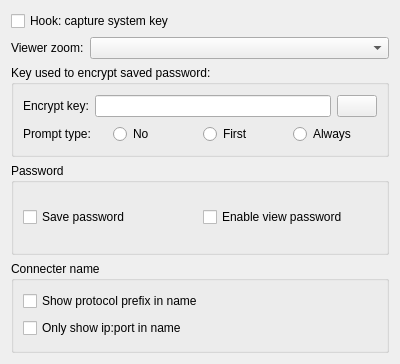
<?xml version="1.0" encoding="UTF-8"?>
<ui version="4.0">
 <class>CFrmParameterClient</class>
 <widget class="QWidget" name="CFrmParameterClient">
  <property name="geometry">
   <rect>
    <x>0</x>
    <y>0</y>
    <width>400</width>
    <height>364</height>
   </rect>
  </property>
  <property name="windowTitle">
   <string>Client</string>
  </property>
  <layout class="QGridLayout" name="gridLayout">
   <item row="0" column="0">
    <widget class="QCheckBox" name="cbHookKeyboard">
     <property name="text">
      <string>Hook: capture system key</string>
     </property>
    </widget>
   </item>
   <item row="1" column="0">
    <layout class="QHBoxLayout" name="horizontalLayout">
     <item>
      <widget class="QLabel" name="label">
       <property name="sizePolicy">
        <sizepolicy hsizetype="Preferred" vsizetype="Preferred">
         <horstretch>0</horstretch>
         <verstretch>0</verstretch>
        </sizepolicy>
       </property>
       <property name="text">
        <string>Viewer zoom:</string>
       </property>
      </widget>
     </item>
     <item>
      <widget class="QComboBox" name="cbViewZoom">
       <property name="sizePolicy">
        <sizepolicy hsizetype="Expanding" vsizetype="Fixed">
         <horstretch>0</horstretch>
         <verstretch>0</verstretch>
        </sizepolicy>
       </property>
      </widget>
     </item>
    </layout>
   </item>
   <item row="2" column="0">
    <widget class="QGroupBox" name="groupBox_3">
     <property name="title">
      <string>Key used to encrypt saved password:</string>
     </property>
     <layout class="QGridLayout" name="gridLayout_2">
      <item row="0" column="0">
       <layout class="QHBoxLayout" name="horizontalLayout_3">
        <item>
         <widget class="QLabel" name="label_2">
          <property name="sizePolicy">
           <sizepolicy hsizetype="Preferred" vsizetype="Preferred">
            <horstretch>0</horstretch>
            <verstretch>0</verstretch>
           </sizepolicy>
          </property>
          <property name="text">
           <string>Encrypt key:</string>
          </property>
         </widget>
        </item>
        <item>
         <widget class="QLineEdit" name="leEncryptKey">
          <property name="inputMask">
           <string/>
          </property>
          <property name="echoMode">
           <enum>QLineEdit::Password</enum>
          </property>
         </widget>
        </item>
        <item>
         <widget class="QPushButton" name="pbEncryptKey">
          <property name="text">
           <string/>
          </property>
          <property name="icon">
           <iconset theme="eye-on"/>
          </property>
         </widget>
        </item>
       </layout>
      </item>
      <item row="1" column="0">
       <layout class="QHBoxLayout" name="horizontalLayout_2">
        <item>
         <widget class="QLabel" name="label_3">
          <property name="text">
           <string>Prompt type:</string>
          </property>
         </widget>
        </item>
        <item>
         <widget class="QRadioButton" name="rbPromptNo">
          <property name="sizePolicy">
           <sizepolicy hsizetype="Preferred" vsizetype="Fixed">
            <horstretch>0</horstretch>
            <verstretch>0</verstretch>
           </sizepolicy>
          </property>
          <property name="text">
           <string>No</string>
          </property>
         </widget>
        </item>
        <item>
         <widget class="QRadioButton" name="rbPromptFirst">
          <property name="sizePolicy">
           <sizepolicy hsizetype="Preferred" vsizetype="Fixed">
            <horstretch>0</horstretch>
            <verstretch>0</verstretch>
           </sizepolicy>
          </property>
          <property name="text">
           <string>First</string>
          </property>
         </widget>
        </item>
        <item>
         <widget class="QRadioButton" name="rbPromptAlways">
          <property name="sizePolicy">
           <sizepolicy hsizetype="Preferred" vsizetype="Fixed">
            <horstretch>0</horstretch>
            <verstretch>0</verstretch>
           </sizepolicy>
          </property>
          <property name="text">
           <string>Always</string>
          </property>
         </widget>
        </item>
       </layout>
      </item>
     </layout>
    </widget>
   </item>
   <item row="3" column="0">
    <widget class="QGroupBox" name="groupBox">
     <property name="title">
      <string>Password</string>
     </property>
     <layout class="QGridLayout" name="gridLayout_3">
      <item row="0" column="0">
       <layout class="QHBoxLayout" name="horizontalLayout_5">
        <item>
         <widget class="QCheckBox" name="cbSavePassword">
          <property name="text">
           <string>Save password</string>
          </property>
         </widget>
        </item>
        <item>
         <widget class="QCheckBox" name="cbEnableViewPassword">
          <property name="text">
           <string>Enable view password</string>
          </property>
         </widget>
        </item>
       </layout>
      </item>
     </layout>
    </widget>
   </item>
   <item row="4" column="0">
    <widget class="QGroupBox" name="groupBox_2">
     <property name="title">
      <string>Connecter name</string>
     </property>
     <layout class="QGridLayout" name="gridLayout_4">
      <item row="0" column="0">
       <widget class="QCheckBox" name="cbShowPrefix">
        <property name="text">
         <string>Show protocol prefix in name</string>
        </property>
       </widget>
      </item>
      <item row="1" column="0">
       <widget class="QCheckBox" name="cbShowIPPort">
        <property name="text">
         <string>Only show ip:port in name</string>
        </property>
       </widget>
      </item>
     </layout>
    </widget>
   </item>
  </layout>
 </widget>
 <tabstops>
  <tabstop>cbHookKeyboard</tabstop>
  <tabstop>leEncryptKey</tabstop>
  <tabstop>pbEncryptKey</tabstop>
  <tabstop>rbPromptNo</tabstop>
  <tabstop>rbPromptFirst</tabstop>
  <tabstop>rbPromptAlways</tabstop>
  <tabstop>cbSavePassword</tabstop>
  <tabstop>cbEnableViewPassword</tabstop>
  <tabstop>cbShowPrefix</tabstop>
  <tabstop>cbShowIPPort</tabstop>
 </tabstops>
 <resources/>
 <connections/>
</ui>
